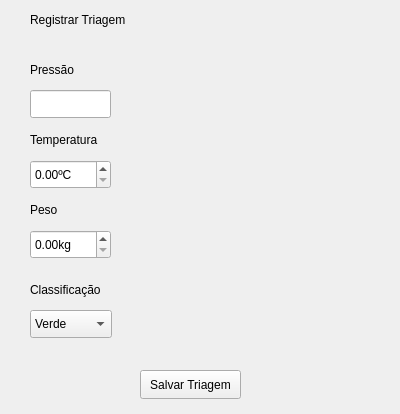
<?xml version="1.0" encoding="UTF-8"?>
<ui version="4.0">
 <class>TelaTriagem</class>
 <widget class="QWidget" name="TelaTriagem">
  <property name="geometry">
   <rect>
    <x>0</x>
    <y>0</y>
    <width>400</width>
    <height>414</height>
   </rect>
  </property>
  <property name="windowTitle">
   <string>Form</string>
  </property>
  <widget class="QLabel" name="label">
   <property name="geometry">
    <rect>
     <x>30</x>
     <y>60</y>
     <width>63</width>
     <height>20</height>
    </rect>
   </property>
   <property name="text">
    <string>Pressão</string>
   </property>
  </widget>
  <widget class="QLabel" name="label_2">
   <property name="geometry">
    <rect>
     <x>30</x>
     <y>130</y>
     <width>91</width>
     <height>20</height>
    </rect>
   </property>
   <property name="text">
    <string>Temperatura</string>
   </property>
  </widget>
  <widget class="QLabel" name="label_3">
   <property name="geometry">
    <rect>
     <x>30</x>
     <y>200</y>
     <width>63</width>
     <height>20</height>
    </rect>
   </property>
   <property name="text">
    <string>Peso</string>
   </property>
  </widget>
  <widget class="QLabel" name="label_4">
   <property name="geometry">
    <rect>
     <x>30</x>
     <y>280</y>
     <width>91</width>
     <height>20</height>
    </rect>
   </property>
   <property name="text">
    <string>Classificação</string>
   </property>
  </widget>
  <widget class="QLineEdit" name="txtPressao">
   <property name="geometry">
    <rect>
     <x>30</x>
     <y>90</y>
     <width>81</width>
     <height>28</height>
    </rect>
   </property>
  </widget>
  <widget class="QDoubleSpinBox" name="txtTemperatura">
   <property name="geometry">
    <rect>
     <x>30</x>
     <y>160</y>
     <width>81</width>
     <height>29</height>
    </rect>
   </property>
   <property name="suffix">
    <string>ºC</string>
   </property>
  </widget>
  <widget class="QDoubleSpinBox" name="txtPeso">
   <property name="geometry">
    <rect>
     <x>30</x>
     <y>230</y>
     <width>81</width>
     <height>29</height>
    </rect>
   </property>
   <property name="suffix">
    <string>kg</string>
   </property>
  </widget>
  <widget class="QComboBox" name="cbUrgencia">
   <property name="geometry">
    <rect>
     <x>30</x>
     <y>310</y>
     <width>82</width>
     <height>28</height>
    </rect>
   </property>
   <item>
    <property name="text">
     <string>Verde</string>
    </property>
   </item>
   <item>
    <property name="text">
     <string>Amarelo</string>
    </property>
   </item>
   <item>
    <property name="text">
     <string>Laranja</string>
    </property>
   </item>
   <item>
    <property name="text">
     <string>Vermelho</string>
    </property>
   </item>
  </widget>
  <widget class="QPushButton" name="btnSalvar">
   <property name="geometry">
    <rect>
     <x>140</x>
     <y>370</y>
     <width>101</width>
     <height>29</height>
    </rect>
   </property>
   <property name="text">
    <string>Salvar Triagem</string>
   </property>
  </widget>
  <widget class="QLabel" name="label_5">
   <property name="geometry">
    <rect>
     <x>30</x>
     <y>10</y>
     <width>141</width>
     <height>20</height>
    </rect>
   </property>
   <property name="text">
    <string>Registrar Triagem</string>
   </property>
  </widget>
 </widget>
 <resources/>
 <connections/>
</ui>
